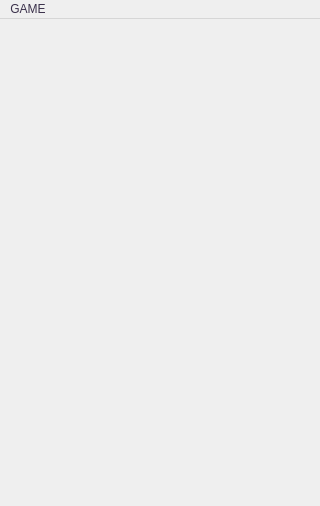
<?xml version="1.0" encoding="UTF-8"?>
<ui version="4.0">
 <class>WindowMain</class>
 <widget class="QMainWindow" name="WindowMain">
  <property name="geometry">
   <rect>
    <x>0</x>
    <y>0</y>
    <width>320</width>
    <height>506</height>
   </rect>
  </property>
  <property name="minimumSize">
   <size>
    <width>320</width>
    <height>506</height>
   </size>
  </property>
  <property name="maximumSize">
   <size>
    <width>320</width>
    <height>506</height>
   </size>
  </property>
  <property name="palette">
   <palette>
    <active>
     <colorrole role="WindowText">
      <brush brushstyle="SolidPattern">
       <color alpha="255">
        <red>59</red>
        <green>49</green>
        <blue>75</blue>
       </color>
      </brush>
     </colorrole>
     <colorrole role="Text">
      <brush brushstyle="SolidPattern">
       <color alpha="255">
        <red>59</red>
        <green>49</green>
        <blue>75</blue>
       </color>
      </brush>
     </colorrole>
     <colorrole role="ButtonText">
      <brush brushstyle="SolidPattern">
       <color alpha="255">
        <red>59</red>
        <green>49</green>
        <blue>75</blue>
       </color>
      </brush>
     </colorrole>
     <colorrole role="ToolTipText">
      <brush brushstyle="SolidPattern">
       <color alpha="255">
        <red>59</red>
        <green>49</green>
        <blue>75</blue>
       </color>
      </brush>
     </colorrole>
    </active>
    <inactive>
     <colorrole role="WindowText">
      <brush brushstyle="SolidPattern">
       <color alpha="255">
        <red>59</red>
        <green>49</green>
        <blue>75</blue>
       </color>
      </brush>
     </colorrole>
     <colorrole role="Text">
      <brush brushstyle="SolidPattern">
       <color alpha="255">
        <red>59</red>
        <green>49</green>
        <blue>75</blue>
       </color>
      </brush>
     </colorrole>
     <colorrole role="ButtonText">
      <brush brushstyle="SolidPattern">
       <color alpha="255">
        <red>59</red>
        <green>49</green>
        <blue>75</blue>
       </color>
      </brush>
     </colorrole>
     <colorrole role="ToolTipText">
      <brush brushstyle="SolidPattern">
       <color alpha="255">
        <red>59</red>
        <green>49</green>
        <blue>75</blue>
       </color>
      </brush>
     </colorrole>
    </inactive>
    <disabled>
     <colorrole role="WindowText">
      <brush brushstyle="SolidPattern">
       <color alpha="255">
        <red>120</red>
        <green>120</green>
        <blue>120</blue>
       </color>
      </brush>
     </colorrole>
     <colorrole role="Text">
      <brush brushstyle="SolidPattern">
       <color alpha="255">
        <red>120</red>
        <green>120</green>
        <blue>120</blue>
       </color>
      </brush>
     </colorrole>
     <colorrole role="ButtonText">
      <brush brushstyle="SolidPattern">
       <color alpha="255">
        <red>120</red>
        <green>120</green>
        <blue>120</blue>
       </color>
      </brush>
     </colorrole>
     <colorrole role="ToolTipText">
      <brush brushstyle="SolidPattern">
       <color alpha="255">
        <red>59</red>
        <green>49</green>
        <blue>75</blue>
       </color>
      </brush>
     </colorrole>
    </disabled>
   </palette>
  </property>
  <property name="windowTitle">
   <string>Air Hockey</string>
  </property>
  <property name="windowIcon">
   <iconset resource="../../../Resources/Main.qrc">
    <normaloff>:/Graphics/Logo_002.png</normaloff>:/Graphics/Logo_002.png</iconset>
  </property>
  <widget class="QWidget" name="Centralwidget">
   <property name="sizePolicy">
    <sizepolicy hsizetype="Preferred" vsizetype="Preferred">
     <horstretch>32</horstretch>
     <verstretch>48</verstretch>
    </sizepolicy>
   </property>
   <property name="minimumSize">
    <size>
     <width>320</width>
     <height>480</height>
    </size>
   </property>
   <property name="maximumSize">
    <size>
     <width>320</width>
     <height>480</height>
    </size>
   </property>
   <layout class="QFormLayout" name="formLayout">
    <property name="fieldGrowthPolicy">
     <enum>QFormLayout::AllNonFixedFieldsGrow</enum>
    </property>
    <property name="horizontalSpacing">
     <number>0</number>
    </property>
    <property name="verticalSpacing">
     <number>0</number>
    </property>
    <property name="leftMargin">
     <number>0</number>
    </property>
    <property name="topMargin">
     <number>0</number>
    </property>
    <property name="rightMargin">
     <number>0</number>
    </property>
    <property name="bottomMargin">
     <number>0</number>
    </property>
   </layout>
  </widget>
  <widget class="QMenuBar" name="Menubar">
   <property name="geometry">
    <rect>
     <x>0</x>
     <y>0</y>
     <width>320</width>
     <height>31</height>
    </rect>
   </property>
   <property name="defaultUp">
    <bool>false</bool>
   </property>
   <property name="nativeMenuBar">
    <bool>true</bool>
   </property>
   <widget class="QMenu" name="File">
    <property name="title">
     <string>GAME</string>
    </property>
    <addaction name="buttonPlay"/>
    <addaction name="buttonSettings"/>
    <addaction name="actionLEAVE"/>
    <addaction name="buttonExit"/>
   </widget>
   <addaction name="File"/>
  </widget>
  <action name="buttonExit">
   <property name="text">
    <string>EXIT</string>
   </property>
  </action>
  <action name="buttonPlay">
   <property name="text">
    <string>PLAY</string>
   </property>
  </action>
  <action name="buttonSettings">
   <property name="enabled">
    <bool>false</bool>
   </property>
   <property name="text">
    <string>SETTINGS</string>
   </property>
  </action>
  <action name="actionLEAVE">
   <property name="enabled">
    <bool>false</bool>
   </property>
   <property name="text">
    <string>LEAVE</string>
   </property>
  </action>
 </widget>
 <resources>
  <include location="../../../Resources/Main.qrc"/>
 </resources>
 <connections/>
</ui>
